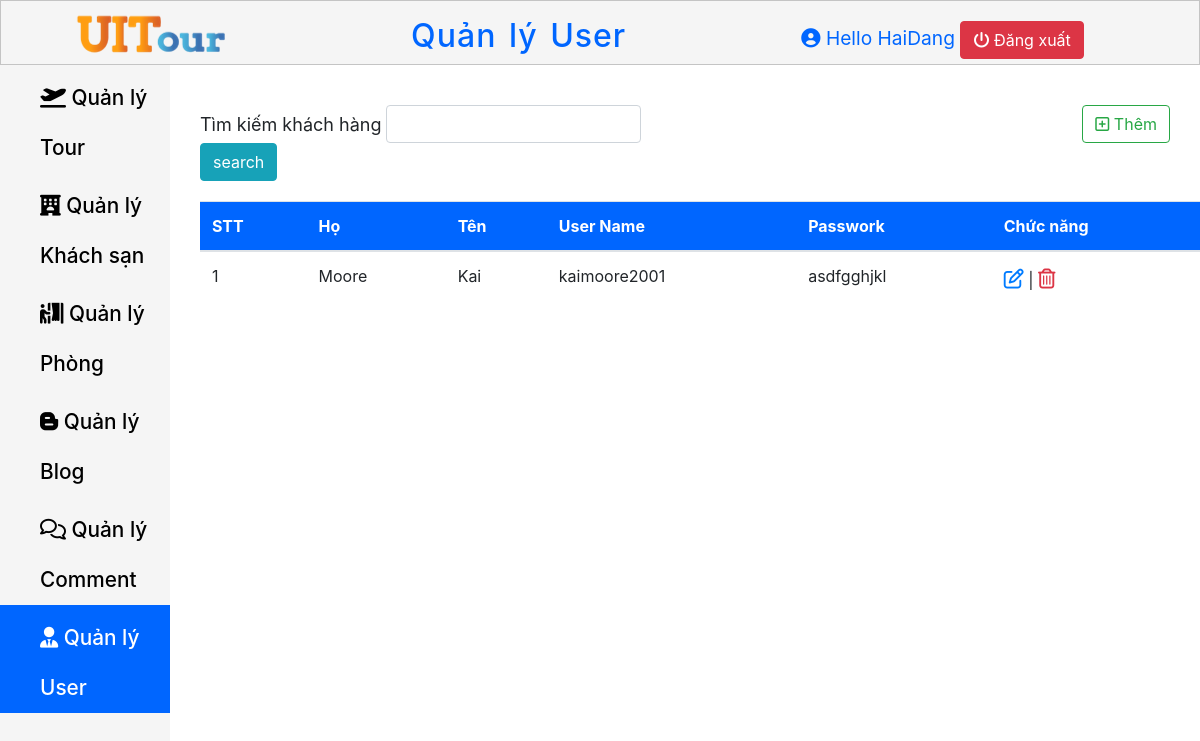
Before: /Page-Admin/QuanLyUser.php with the older database file.
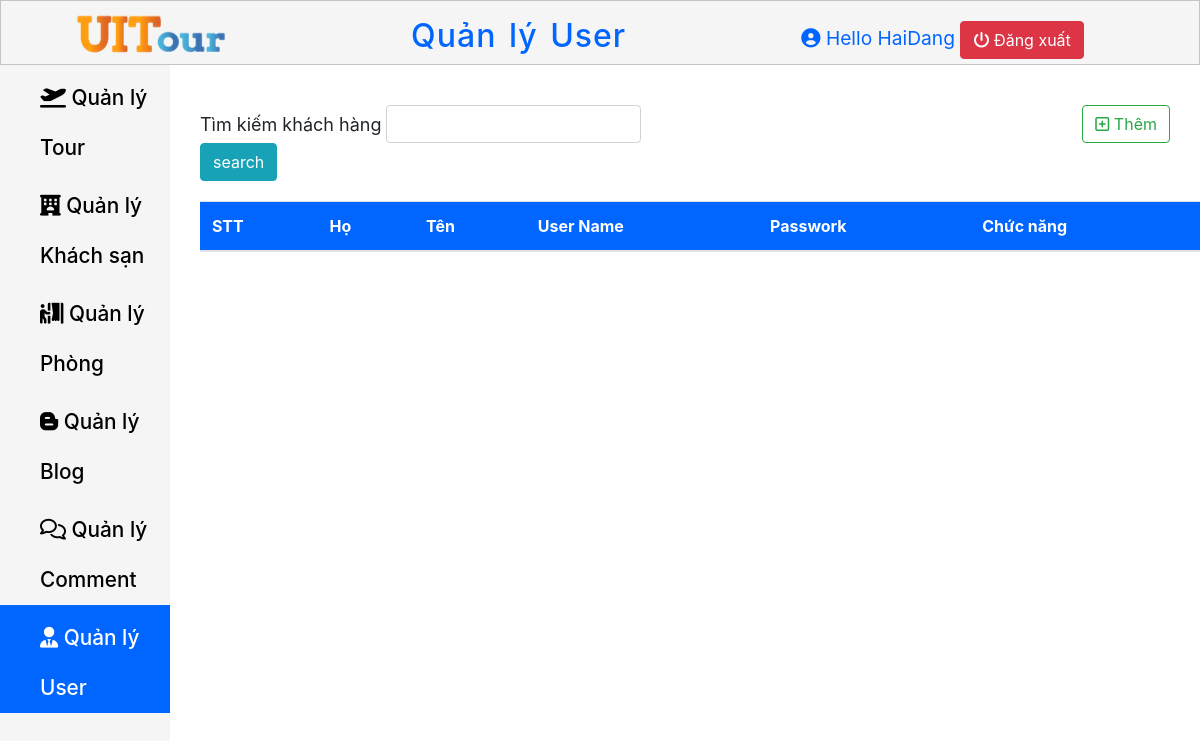
After: the same page with the newer database file.
### tables this page shows
CREATE TABLE `user` (
  `User_Id` int(11) NOT NULL,
  `Last_Name` varchar(50) NOT NULL,
  `First_Name` varchar(50) NOT NULL,
  `User_Name` varchar(50) NOT NULL,
  `User_Password` varchar(20) NOT NULL
);

### Page-Admin/QuanLyUser.php (the view, shortened to what the changed rows need)
<?php
    $host = "localhost";
    $host_user ="root";
    $host_password = "";
    $database = "ie104.m12";
    $port = "8111";
    $conn = new mysqli($host, $host_user, $host_password, $database, $port);
    if(isset($_POST["search"]))
    {
        $result = $_POST["search"];
        $sql = "SELECT * FROM user WHERE User_Name Like '%$result%'";
    }
    else
        $sql = "SELECT * from user";
    $kq = $conn->query($sql);
?>
<!DOCTYPE html>
<html lang="en">
<head>
    <link rel="stylesheet" href="Navbar.css">
    <link rel="stylesheet" href="Content.css">
    <link rel="stylesheet" href="https://cdn.jsdelivr.net/npm/bootstrap@4.5.3/dist/css/bootstrap.min.css">
    <link rel="stylesheet" href="https://cdnjs.cloudflare.com/ajax/libs/font-awesome/6.0.0-beta3/css/all.min.css" />
</head>
<body>
    <header class="header-container">
        <h2 class="header-container__Title">
            Quản lý User
        </h2>
    </header>
    <main class="main">
        <section>
            <div class="table-overflow">
                <table class="table table-hover">
                    <thead>
                        <tr>
                            <th>STT</th>
                            <th>Họ</th>
                            <th>Tên</th>
                            <th>User Name</th>
                            <th>Passwork</th>
                            <th>Chức năng</th>
                        </tr>
                    </thead>
                    <tbody>
                        <?php while($row = $kq->fetch_assoc()) { ?>
                            <tr>
                                <td class="counterCell"></td>
                                <td><?php echo $row["Last_Name"] ?></td>
                                <td><?php echo $row["First_Name"] ?></td>
                                <td><?php echo $row["User_Name"] ?></td>
                                <td><?php echo $row["User_Password"] ?></td>
                                <td>
                                    <a  href="../Page-Admin/SuaUser.php?id=<?php echo $row["User_Id"] ?>" style="font-size: 20px;" ><i class="far fa-edit"></i></a> |
                                    <a href="../Page-Admin/XoaUser.php?id=<?php echo $row["User_Id"] ?>" style="font-size: 20px; " class="text-danger" onclick="return confirm('Bạn chắn chắn xóa chứ?')"><i class="far fa-trash-alt"></i></a>
                                 </td>
                            </tr>
                        <?php } ?>
                    </tbody>
                </table>
            </div>
        </section>
    </main>
</body>
</html>

Changed rows visible on the page:
removed user: Last_Name "Moore", First_Name "Kai", User_Name "kaimoore2001", User_Password "asdfgghjkl"
